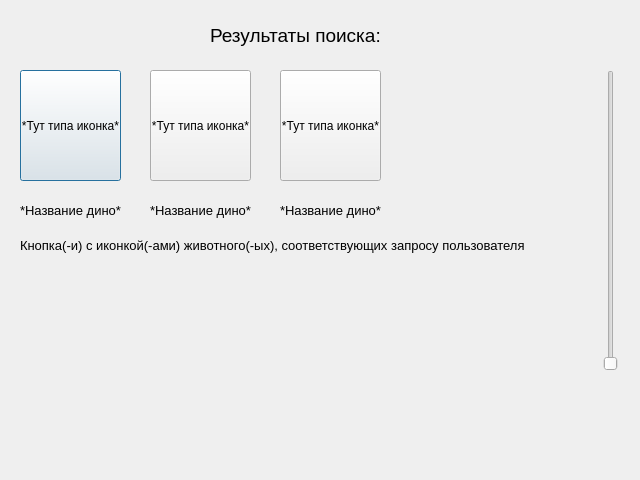
<?xml version="1.0" encoding="UTF-8"?>
<ui version="4.0">
 <class>Dialog</class>
 <widget class="QDialog" name="Dialog">
  <property name="geometry">
   <rect>
    <x>0</x>
    <y>0</y>
    <width>640</width>
    <height>480</height>
   </rect>
  </property>
  <property name="windowTitle">
   <string>Dialog</string>
  </property>
  <widget class="QLabel" name="label">
   <property name="geometry">
    <rect>
     <x>210</x>
     <y>20</y>
     <width>181</width>
     <height>31</height>
    </rect>
   </property>
   <property name="text">
    <string>&lt;html&gt;&lt;head/&gt;&lt;body&gt;&lt;p&gt;&lt;span style=&quot; font-size:14pt;&quot;&gt;Результаты поиска:&lt;/span&gt;&lt;/p&gt;&lt;/body&gt;&lt;/html&gt;</string>
   </property>
  </widget>
  <widget class="QPushButton" name="pushButton">
   <property name="geometry">
    <rect>
     <x>20</x>
     <y>70</y>
     <width>101</width>
     <height>111</height>
    </rect>
   </property>
   <property name="text">
    <string>*Тут типа иконка*</string>
   </property>
  </widget>
  <widget class="QSlider" name="verticalSlider">
   <property name="geometry">
    <rect>
     <x>600</x>
     <y>70</y>
     <width>22</width>
     <height>301</height>
    </rect>
   </property>
   <property name="orientation">
    <enum>Qt::Vertical</enum>
   </property>
  </widget>
  <widget class="QPushButton" name="pushButton_2">
   <property name="geometry">
    <rect>
     <x>150</x>
     <y>70</y>
     <width>101</width>
     <height>111</height>
    </rect>
   </property>
   <property name="text">
    <string>*Тут типа иконка*</string>
   </property>
  </widget>
  <widget class="QPushButton" name="pushButton_3">
   <property name="geometry">
    <rect>
     <x>280</x>
     <y>70</y>
     <width>101</width>
     <height>111</height>
    </rect>
   </property>
   <property name="text">
    <string>*Тут типа иконка*</string>
   </property>
  </widget>
  <widget class="QLabel" name="label_2">
   <property name="geometry">
    <rect>
     <x>20</x>
     <y>230</y>
     <width>521</width>
     <height>31</height>
    </rect>
   </property>
   <property name="text">
    <string>&lt;html&gt;&lt;head/&gt;&lt;body&gt;&lt;p&gt;&lt;span style=&quot; font-size:10pt;&quot;&gt;Кнопка(-и) с иконкой(-ами) животного(-ых), соответствующих запросу пользователя &lt;/span&gt;&lt;/p&gt;&lt;/body&gt;&lt;/html&gt;</string>
   </property>
  </widget>
  <widget class="QLabel" name="label_3">
   <property name="geometry">
    <rect>
     <x>20</x>
     <y>200</y>
     <width>111</width>
     <height>21</height>
    </rect>
   </property>
   <property name="text">
    <string>&lt;html&gt;&lt;head/&gt;&lt;body&gt;&lt;p&gt;&lt;span style=&quot; font-size:10pt;&quot;&gt;*Название дино*&lt;/span&gt;&lt;/p&gt;&lt;/body&gt;&lt;/html&gt;</string>
   </property>
  </widget>
  <widget class="QLabel" name="label_4">
   <property name="geometry">
    <rect>
     <x>150</x>
     <y>200</y>
     <width>111</width>
     <height>21</height>
    </rect>
   </property>
   <property name="text">
    <string>&lt;html&gt;&lt;head/&gt;&lt;body&gt;&lt;p&gt;&lt;span style=&quot; font-size:10pt;&quot;&gt;*Название дино*&lt;/span&gt;&lt;/p&gt;&lt;/body&gt;&lt;/html&gt;</string>
   </property>
  </widget>
  <widget class="QLabel" name="label_5">
   <property name="geometry">
    <rect>
     <x>280</x>
     <y>200</y>
     <width>111</width>
     <height>21</height>
    </rect>
   </property>
   <property name="text">
    <string>&lt;html&gt;&lt;head/&gt;&lt;body&gt;&lt;p&gt;&lt;span style=&quot; font-size:10pt;&quot;&gt;*Название дино*&lt;/span&gt;&lt;/p&gt;&lt;/body&gt;&lt;/html&gt;</string>
   </property>
  </widget>
 </widget>
 <resources/>
 <connections/>
</ui>
